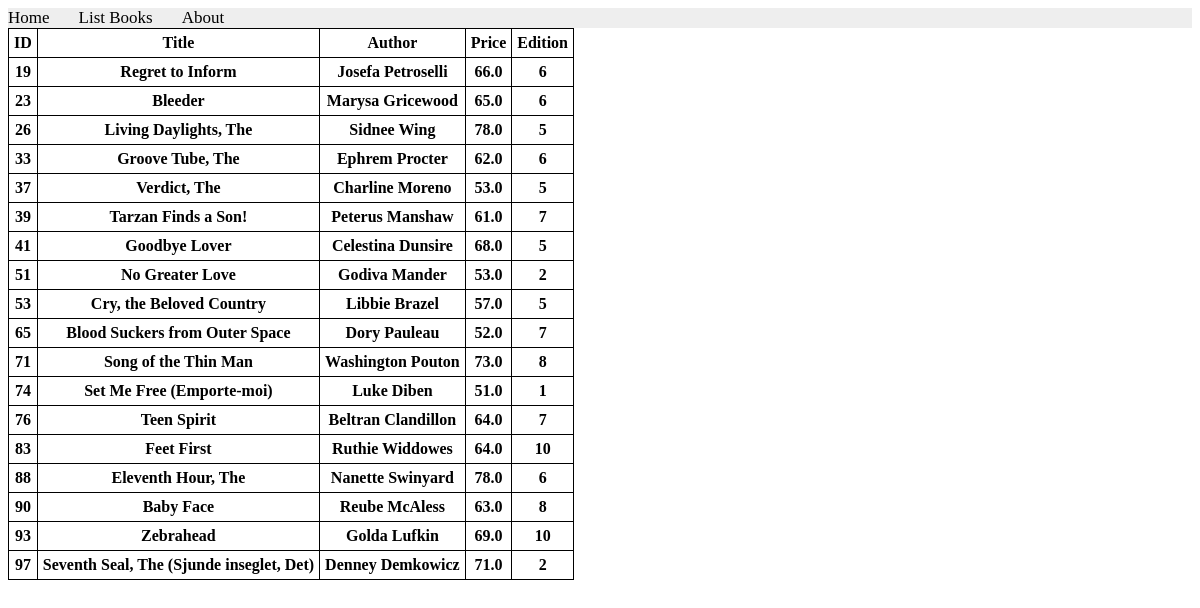
The page /books/lab8/task1 on the database its author committed.
### apps/bookmodule/models.py (models this page shows)
class Book(models.Model):
    title = models.CharField(max_length = 50)
    author = models.CharField(max_length = 50)
    price = models.FloatField(default = 0.0)
    edition = models.SmallIntegerField(default = 1)

### apps/bookmodule/views.py (the view)
# urls.py: path('lab8/task1', views.task1, name="books.lab8.task1"),
def task1(request):
    mybooks=Book.objects.filter(Q(price__lte=80))
    if len(mybooks)>=1:
        return render(request,'bookmodule/booklist.html',{'books':mybooks})
    else:
        return render(request, 'bookmodule/index.html')

### apps/templates/bookmodule/booklist.html (shortened to what this page needs)
{% extends "layouts/base.html" %}
{% load static %}
{% block content %}
<table>
        <thead>
                <tr>
                        <th>ID</th>
                        <th>Title</th>
                        <th>Author</th>
                        <th>Price</th>
                        <th>Edition</th>
                </tr>
        </thead>
        <tbody>
                {% for obj in books %}
                {% if obj.id > 0 %}
                <tr>
                <th>{{obj.id}} </th>
                <th>{{obj.title}} </th>
                <th>{{obj.author}} </th>
                <th>{{obj.price}} </th>
                <th>{{obj.edition}} </th>
                </tr>
                {%endif %}
                {% endfor %}
        </tbody>
</table>
    {% endblock content %}

### apps/templates/bookmodule/booklist.html (style rules this page uses)
table, td, th { border: 1px solid; border-collapse: collapse; padding: 5px; }

### rows shown on the page
Book: id "19", title "Regret to Inform", author "Josefa Petroselli", price "66.0", edition "6"
Book: id "23", title "Bleeder", author "Marysa Gricewood", price "65.0", edition "6"
Book: id "26", title "Living Daylights, The", author "Sidnee Wing", price "78.0", edition "5"
Book: id "33", title "Groove Tube, The", author "Ephrem Procter", price "62.0", edition "6"
Book: id "37", title "Verdict, The", author "Charline Moreno", price "53.0", edition "5"
Book: id "39", title "Tarzan Finds a Son!", author "Peterus Manshaw", price "61.0", edition "7"
Book: id "41", title "Goodbye Lover", author "Celestina Dunsire", price "68.0", edition "5"
Book: id "51", title "No Greater Love", author "Godiva Mander", price "53.0", edition "2"
Book: id "53", title "Cry, the Beloved Country", author "Libbie Brazel", price "57.0", edition "5"
Book: id "65", title "Blood Suckers from Outer Space", author "Dory Pauleau", price "52.0", edition "7"
Book: id "71", title "Song of the Thin Man", author "Washington Pouton", price "73.0", edition "8"
Book: id "74", title "Set Me Free (Emporte-moi)", author "Luke Diben", price "51.0", edition "1"
Book: id "76", title "Teen Spirit", author "Beltran Clandillon", price "64.0", edition "7"
Book: id "83", title "Feet First", author "Ruthie Widdowes", price "64.0", edition "10"
Book: id "88", title "Eleventh Hour, The", author "Nanette Swinyard", price "78.0", edition "6"
Book: id "90", title "Baby Face", author "Reube McAless", price "63.0", edition "8"
Book: id "93", title "Zebrahead", author "Golda Lufkin", price "69.0", edition "10"
Book: id "97", title "Seventh Seal, The (Sjunde inseglet, Det)", author "Denney Demkowicz", price "71.0", edition "2"
